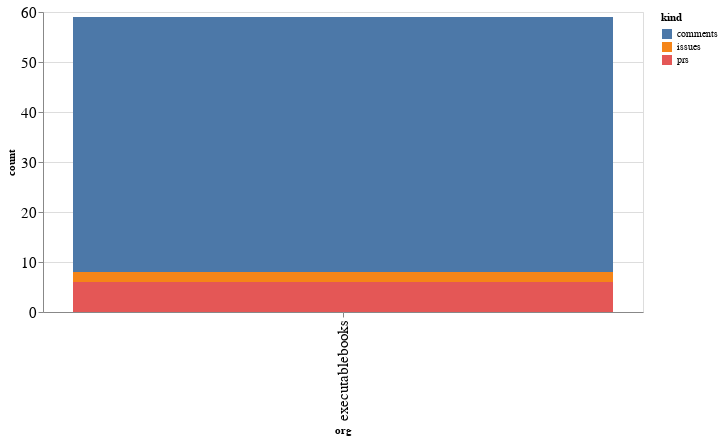

Here is the notebook cell this chart was saved with:
### Code cell
alt.Chart(org_summaries, width=600).mark_bar().encode(
    x='org',
    y='count',
    color='kind',
    tooltip="org"
)

### Figure 1 — Vega-Lite specification as saved in the notebook (floating-point values rounded to 4 significant figures)
{"config": {"axisLeft": {"labelFontSize": 15}, "axisBottom": {"labelFontSize": 15}}, "data": {"name": "data-8e7bd305b96ab1c3810909157b906bdf"}, "mark": "bar", "encoding": {"color": {"type": "nominal", "field": "kind"}, "tooltip": {"type": "nominal", "field": "org"}, "x": {"type": "nominal", "field": "org"}, "y": {"type": "quantitative", "field": "count"}}, "width": 600, "$schema": "https://vega.github.io/schema/vega-lite/v4.8.1.json", "datasets": {"data-8e7bd305b96ab1c3810909157b906bdf": [{"org": "executablebooks", "kind": "comments", "count": 51}, {"org": "executablebooks", "kind": "issues", "count": 2}, {"org": "executablebooks", "kind": "prs", "count": 6}]}}
